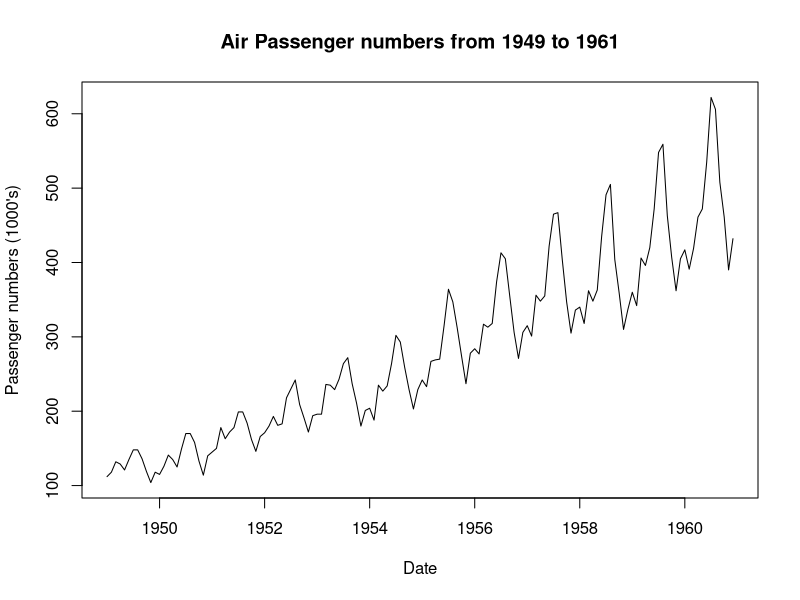

R code for this plot:


# Acknowledgements:
# http://rstudio-pubs-static.s3.amazonaws.com/311446_08b00d63cc794e158b1f4763eb70d43a.html

# The AirPassenger dataset in R provides monthly totals of a 
# US airline passengers, from 1949 to 1960. 

# This dataset is already of a time series class.
# Therefore no further class or date manipulation is required.

data(AirPassengers) # Loads the built-in data



head(AirPassengers)  # Inspect the data set:
  
AP <- AirPassengers

class(AP)

# Take a look at the entries
AP

# Check the frequency of the time series
frequency(AP)

# Check the cycle of the time series
cycle(AP)

# Plot the raw data using the base plot function
plot(AP,xlab="Date", ylab = "Passenger numbers (1000's)", 
     main="Air Passenger numbers from 1949 to 1961")







